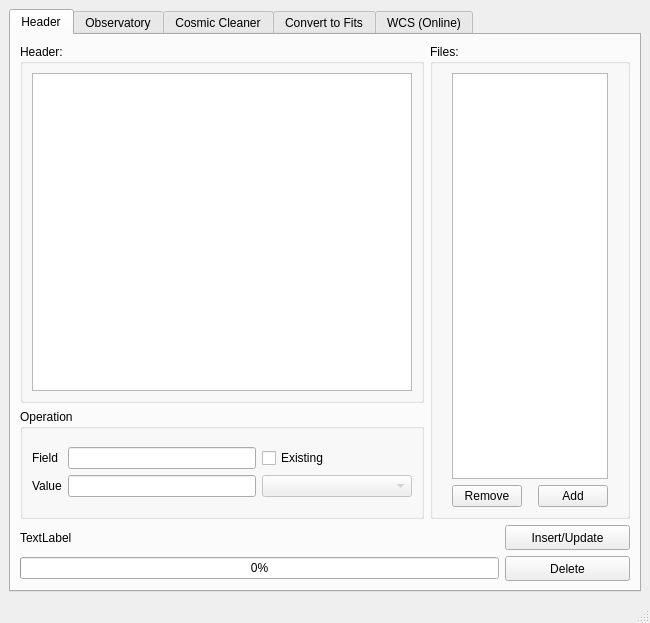
<?xml version="1.0" encoding="UTF-8"?>
<ui version="4.0">
 <class>MainWindowEdit</class>
 <widget class="QMainWindow" name="MainWindowEdit">
  <property name="geometry">
   <rect>
    <x>0</x>
    <y>0</y>
    <width>650</width>
    <height>623</height>
   </rect>
  </property>
  <property name="minimumSize">
   <size>
    <width>650</width>
    <height>600</height>
   </size>
  </property>
  <property name="windowTitle">
   <string>MYRaf3 - Editor</string>
  </property>
  <widget class="QWidget" name="centralwidget">
   <layout class="QGridLayout" name="gridLayout">
    <item row="0" column="0">
     <widget class="QTabWidget" name="tabWidget">
      <property name="currentIndex">
       <number>0</number>
      </property>
      <widget class="QWidget" name="tab">
       <attribute name="title">
        <string>Header</string>
       </attribute>
       <layout class="QGridLayout" name="gridLayout_16">
        <item row="0" column="0">
         <layout class="QGridLayout" name="gridLayout_6">
          <item row="0" column="0">
           <widget class="QGroupBox" name="groupBox_8">
            <property name="title">
             <string>Header:</string>
            </property>
            <property name="flat">
             <bool>true</bool>
            </property>
            <layout class="QGridLayout" name="gridLayout_28">
             <item row="0" column="0">
              <widget class="QListWidget" name="listWidget_11"/>
             </item>
            </layout>
           </widget>
          </item>
          <item row="1" column="0">
           <widget class="QGroupBox" name="groupBox">
            <property name="minimumSize">
             <size>
              <width>0</width>
              <height>110</height>
             </size>
            </property>
            <property name="maximumSize">
             <size>
              <width>16777215</width>
              <height>110</height>
             </size>
            </property>
            <property name="title">
             <string>Operation</string>
            </property>
            <layout class="QGridLayout" name="gridLayout_5">
             <item row="0" column="0">
              <layout class="QGridLayout" name="gridLayout_4">
               <item row="0" column="0">
                <widget class="QLabel" name="label_2">
                 <property name="text">
                  <string>Field</string>
                 </property>
                </widget>
               </item>
               <item row="0" column="1">
                <widget class="QLineEdit" name="lineEdit"/>
               </item>
               <item row="0" column="2">
                <widget class="QCheckBox" name="checkBox">
                 <property name="text">
                  <string>Existing</string>
                 </property>
                </widget>
               </item>
               <item row="1" column="0">
                <widget class="QLabel" name="label_3">
                 <property name="text">
                  <string>Value</string>
                 </property>
                </widget>
               </item>
               <item row="1" column="1">
                <widget class="QLineEdit" name="lineEdit_2"/>
               </item>
               <item row="1" column="2">
                <widget class="QComboBox" name="comboBox">
                 <property name="enabled">
                  <bool>false</bool>
                 </property>
                 <property name="minimumSize">
                  <size>
                   <width>150</width>
                   <height>0</height>
                  </size>
                 </property>
                </widget>
               </item>
              </layout>
             </item>
            </layout>
           </widget>
          </item>
         </layout>
        </item>
        <item row="0" column="1">
         <widget class="QGroupBox" name="groupBox_9">
          <property name="minimumSize">
           <size>
            <width>200</width>
            <height>0</height>
           </size>
          </property>
          <property name="maximumSize">
           <size>
            <width>200</width>
            <height>16777215</height>
           </size>
          </property>
          <property name="title">
           <string>Files:</string>
          </property>
          <property name="flat">
           <bool>true</bool>
          </property>
          <property name="checkable">
           <bool>false</bool>
          </property>
          <layout class="QGridLayout" name="gridLayout_2">
           <item row="0" column="0" colspan="2">
            <widget class="QListWidget" name="listWidget_9">
             <property name="selectionMode">
              <enum>QAbstractItemView::ExtendedSelection</enum>
             </property>
            </widget>
           </item>
           <item row="1" column="0">
            <widget class="QPushButton" name="pushButton_37">
             <property name="minimumSize">
              <size>
               <width>70</width>
               <height>0</height>
              </size>
             </property>
             <property name="maximumSize">
              <size>
               <width>70</width>
               <height>16777215</height>
              </size>
             </property>
             <property name="text">
              <string>Remove</string>
             </property>
             <property name="icon">
              <iconset>
               <normaloff>../../Downloads/.designer/.designer/backup/img/rem.png</normaloff>../../Downloads/.designer/.designer/backup/img/rem.png</iconset>
             </property>
            </widget>
           </item>
           <item row="1" column="1">
            <widget class="QPushButton" name="pushButton_36">
             <property name="minimumSize">
              <size>
               <width>70</width>
               <height>0</height>
              </size>
             </property>
             <property name="maximumSize">
              <size>
               <width>70</width>
               <height>16777215</height>
              </size>
             </property>
             <property name="text">
              <string>Add</string>
             </property>
             <property name="icon">
              <iconset>
               <normaloff>../../Downloads/.designer/.designer/backup/img/add.png</normaloff>../../Downloads/.designer/.designer/backup/img/add.png</iconset>
             </property>
            </widget>
           </item>
          </layout>
         </widget>
        </item>
        <item row="1" column="0" colspan="2">
         <layout class="QGridLayout" name="gridLayout_3">
          <item row="0" column="0">
           <widget class="QLabel" name="label">
            <property name="text">
             <string>TextLabel</string>
            </property>
           </widget>
          </item>
          <item row="0" column="1">
           <widget class="QPushButton" name="pushButton">
            <property name="sizePolicy">
             <sizepolicy hsizetype="Fixed" vsizetype="Fixed">
              <horstretch>0</horstretch>
              <verstretch>0</verstretch>
             </sizepolicy>
            </property>
            <property name="minimumSize">
             <size>
              <width>125</width>
              <height>25</height>
             </size>
            </property>
            <property name="maximumSize">
             <size>
              <width>125</width>
              <height>25</height>
             </size>
            </property>
            <property name="text">
             <string>Insert/Update</string>
            </property>
           </widget>
          </item>
          <item row="1" column="0">
           <widget class="QProgressBar" name="progressBar">
            <property name="value">
             <number>0</number>
            </property>
           </widget>
          </item>
          <item row="1" column="1">
           <widget class="QPushButton" name="pushButton_6">
            <property name="sizePolicy">
             <sizepolicy hsizetype="Fixed" vsizetype="Fixed">
              <horstretch>0</horstretch>
              <verstretch>0</verstretch>
             </sizepolicy>
            </property>
            <property name="minimumSize">
             <size>
              <width>125</width>
              <height>25</height>
             </size>
            </property>
            <property name="maximumSize">
             <size>
              <width>125</width>
              <height>25</height>
             </size>
            </property>
            <property name="text">
             <string>Delete</string>
            </property>
           </widget>
          </item>
         </layout>
        </item>
       </layout>
      </widget>
      <widget class="QWidget" name="tab_3">
       <attribute name="title">
        <string>Observatory</string>
       </attribute>
       <layout class="QGridLayout" name="gridLayout_7">
        <item row="0" column="0">
         <widget class="QGroupBox" name="groupBox_2">
          <property name="title">
           <string>Observatory List</string>
          </property>
          <layout class="QGridLayout" name="gridLayout_9">
           <item row="0" column="0">
            <widget class="QListWidget" name="listWidget"/>
           </item>
          </layout>
         </widget>
        </item>
        <item row="0" column="1" colspan="2">
         <widget class="QGroupBox" name="groupBox_10">
          <property name="minimumSize">
           <size>
            <width>200</width>
            <height>0</height>
           </size>
          </property>
          <property name="maximumSize">
           <size>
            <width>200</width>
            <height>16777215</height>
           </size>
          </property>
          <property name="title">
           <string>Files</string>
          </property>
          <property name="flat">
           <bool>true</bool>
          </property>
          <property name="checkable">
           <bool>false</bool>
          </property>
          <layout class="QGridLayout" name="gridLayout_8">
           <item row="0" column="0">
            <widget class="QLabel" name="label_20">
             <property name="text">
              <string>Observatory</string>
             </property>
            </widget>
           </item>
           <item row="1" column="0">
            <widget class="QLineEdit" name="lineEdit_3"/>
           </item>
           <item row="2" column="0">
            <widget class="QLabel" name="label_21">
             <property name="text">
              <string>Name</string>
             </property>
            </widget>
           </item>
           <item row="3" column="0">
            <widget class="QLineEdit" name="lineEdit_4"/>
           </item>
           <item row="4" column="0">
            <widget class="QLabel" name="label_23">
             <property name="text">
              <string>Longitude</string>
             </property>
            </widget>
           </item>
           <item row="5" column="0">
            <widget class="QLineEdit" name="lineEdit_5"/>
           </item>
           <item row="6" column="0">
            <widget class="QLabel" name="label_22">
             <property name="text">
              <string>Latitude</string>
             </property>
            </widget>
           </item>
           <item row="7" column="0">
            <widget class="QLineEdit" name="lineEdit_6"/>
           </item>
           <item row="8" column="0">
            <widget class="QLabel" name="label_25">
             <property name="text">
              <string>Altitude</string>
             </property>
            </widget>
           </item>
           <item row="9" column="0">
            <widget class="QLineEdit" name="lineEdit_7"/>
           </item>
           <item row="10" column="0">
            <widget class="QLabel" name="label_26">
             <property name="text">
              <string>Time Zone</string>
             </property>
            </widget>
           </item>
           <item row="11" column="0">
            <widget class="QLineEdit" name="lineEdit_8">
             <property name="text">
              <string/>
             </property>
            </widget>
           </item>
           <item row="12" column="0">
            <widget class="QLabel" name="label_24">
             <property name="text">
              <string>Other</string>
             </property>
            </widget>
           </item>
           <item row="13" column="0">
            <widget class="QPlainTextEdit" name="plainTextEdit">
             <property name="plainText">
              <string/>
             </property>
            </widget>
           </item>
          </layout>
         </widget>
        </item>
        <item row="1" column="0">
         <spacer name="horizontalSpacer">
          <property name="orientation">
           <enum>Qt::Horizontal</enum>
          </property>
          <property name="sizeHint" stdset="0">
           <size>
            <width>375</width>
            <height>20</height>
           </size>
          </property>
         </spacer>
        </item>
        <item row="1" column="1">
         <widget class="QPushButton" name="pushButton_3">
          <property name="minimumSize">
           <size>
            <width>110</width>
            <height>0</height>
           </size>
          </property>
          <property name="maximumSize">
           <size>
            <width>110</width>
            <height>16777215</height>
           </size>
          </property>
          <property name="text">
           <string>Delete</string>
          </property>
         </widget>
        </item>
        <item row="1" column="2">
         <widget class="QPushButton" name="pushButton_2">
          <property name="minimumSize">
           <size>
            <width>110</width>
            <height>0</height>
           </size>
          </property>
          <property name="maximumSize">
           <size>
            <width>110</width>
            <height>16777215</height>
           </size>
          </property>
          <property name="text">
           <string>Insert/Update</string>
          </property>
         </widget>
        </item>
       </layout>
       <zorder>groupBox_2</zorder>
       <zorder>groupBox_10</zorder>
       <zorder>pushButton_2</zorder>
       <zorder>pushButton_3</zorder>
      </widget>
      <widget class="QWidget" name="tab_2">
       <attribute name="title">
        <string>Cosmic Cleaner</string>
       </attribute>
       <layout class="QGridLayout" name="gridLayout_12">
        <item row="0" column="0">
         <widget class="QGroupBox" name="groupBox_3">
          <property name="title">
           <string>Display</string>
          </property>
          <layout class="QGridLayout" name="gridLayout_13">
           <item row="0" column="0">
            <widget class="gingaWidget" name="disp_cosmic_clean" native="true">
             <property name="sizePolicy">
              <sizepolicy hsizetype="Expanding" vsizetype="Expanding">
               <horstretch>0</horstretch>
               <verstretch>0</verstretch>
              </sizepolicy>
             </property>
            </widget>
           </item>
          </layout>
         </widget>
        </item>
        <item row="0" column="1">
         <widget class="QGroupBox" name="groupBox_11">
          <property name="minimumSize">
           <size>
            <width>200</width>
            <height>0</height>
           </size>
          </property>
          <property name="maximumSize">
           <size>
            <width>200</width>
            <height>16777215</height>
           </size>
          </property>
          <property name="title">
           <string>Files:</string>
          </property>
          <property name="flat">
           <bool>true</bool>
          </property>
          <property name="checkable">
           <bool>false</bool>
          </property>
          <layout class="QGridLayout" name="gridLayout_10">
           <item row="0" column="0" colspan="2">
            <widget class="QListWidget" name="listWidget_10">
             <property name="selectionMode">
              <enum>QAbstractItemView::ExtendedSelection</enum>
             </property>
            </widget>
           </item>
           <item row="1" column="0">
            <widget class="QPushButton" name="pushButton_38">
             <property name="minimumSize">
              <size>
               <width>70</width>
               <height>0</height>
              </size>
             </property>
             <property name="maximumSize">
              <size>
               <width>70</width>
               <height>16777215</height>
              </size>
             </property>
             <property name="text">
              <string>Remove</string>
             </property>
             <property name="icon">
              <iconset>
               <normaloff>../../Downloads/.designer/.designer/backup/img/rem.png</normaloff>../../Downloads/.designer/.designer/backup/img/rem.png</iconset>
             </property>
            </widget>
           </item>
           <item row="1" column="1">
            <widget class="QPushButton" name="pushButton_39">
             <property name="minimumSize">
              <size>
               <width>70</width>
               <height>0</height>
              </size>
             </property>
             <property name="maximumSize">
              <size>
               <width>70</width>
               <height>16777215</height>
              </size>
             </property>
             <property name="text">
              <string>Add</string>
             </property>
             <property name="icon">
              <iconset>
               <normaloff>../../Downloads/.designer/.designer/backup/img/add.png</normaloff>../../Downloads/.designer/.designer/backup/img/add.png</iconset>
             </property>
            </widget>
           </item>
          </layout>
         </widget>
        </item>
        <item row="1" column="0" colspan="2">
         <layout class="QGridLayout" name="gridLayout_11">
          <item row="0" column="0">
           <widget class="QLabel" name="label_4">
            <property name="text">
             <string>TextLabel</string>
            </property>
           </widget>
          </item>
          <item row="0" column="1" rowspan="2">
           <widget class="QPushButton" name="pushButton_4">
            <property name="sizePolicy">
             <sizepolicy hsizetype="Fixed" vsizetype="Fixed">
              <horstretch>0</horstretch>
              <verstretch>0</verstretch>
             </sizepolicy>
            </property>
            <property name="minimumSize">
             <size>
              <width>50</width>
              <height>50</height>
             </size>
            </property>
            <property name="maximumSize">
             <size>
              <width>50</width>
              <height>50</height>
             </size>
            </property>
            <property name="text">
             <string>:go</string>
            </property>
           </widget>
          </item>
          <item row="1" column="0">
           <widget class="QProgressBar" name="progressBar_2">
            <property name="value">
             <number>0</number>
            </property>
           </widget>
          </item>
         </layout>
        </item>
       </layout>
      </widget>
      <widget class="QWidget" name="tab_5">
       <attribute name="title">
        <string>Convert to Fits</string>
       </attribute>
       <layout class="QGridLayout" name="gridLayout_14">
        <item row="0" column="0" colspan="4">
         <widget class="QListWidget" name="listWidget_5">
          <property name="selectionMode">
           <enum>QAbstractItemView::ExtendedSelection</enum>
          </property>
         </widget>
        </item>
        <item row="1" column="0">
         <spacer name="horizontalSpacer_2">
          <property name="orientation">
           <enum>Qt::Horizontal</enum>
          </property>
          <property name="sizeHint" stdset="0">
           <size>
            <width>397</width>
            <height>20</height>
           </size>
          </property>
         </spacer>
        </item>
        <item row="1" column="1">
         <widget class="QPushButton" name="pushButton_10">
          <property name="minimumSize">
           <size>
            <width>99</width>
            <height>27</height>
           </size>
          </property>
          <property name="maximumSize">
           <size>
            <width>99</width>
            <height>27</height>
           </size>
          </property>
          <property name="text">
           <string>Remove</string>
          </property>
         </widget>
        </item>
        <item row="1" column="2" colspan="2">
         <widget class="QPushButton" name="pushButton_11">
          <property name="minimumSize">
           <size>
            <width>99</width>
            <height>27</height>
           </size>
          </property>
          <property name="maximumSize">
           <size>
            <width>99</width>
            <height>27</height>
           </size>
          </property>
          <property name="text">
           <string>Add</string>
          </property>
         </widget>
        </item>
        <item row="2" column="0" colspan="3">
         <widget class="QLabel" name="label_5">
          <property name="text">
           <string/>
          </property>
         </widget>
        </item>
        <item row="2" column="3" rowspan="2">
         <widget class="QPushButton" name="pushButton_5">
          <property name="sizePolicy">
           <sizepolicy hsizetype="Fixed" vsizetype="Fixed">
            <horstretch>0</horstretch>
            <verstretch>0</verstretch>
           </sizepolicy>
          </property>
          <property name="minimumSize">
           <size>
            <width>50</width>
            <height>50</height>
           </size>
          </property>
          <property name="maximumSize">
           <size>
            <width>50</width>
            <height>50</height>
           </size>
          </property>
          <property name="text">
           <string>:go</string>
          </property>
         </widget>
        </item>
        <item row="3" column="0" colspan="3">
         <widget class="QProgressBar" name="progressBar_3">
          <property name="value">
           <number>0</number>
          </property>
         </widget>
        </item>
       </layout>
      </widget>
      <widget class="QWidget" name="tab_4">
       <attribute name="title">
        <string>WCS (Online)</string>
       </attribute>
       <layout class="QGridLayout" name="gridLayout_15">
        <item row="0" column="0">
         <widget class="QLabel" name="label_6">
          <property name="text">
           <string>Wait for it</string>
          </property>
          <property name="alignment">
           <set>Qt::AlignCenter</set>
          </property>
         </widget>
        </item>
       </layout>
      </widget>
     </widget>
    </item>
   </layout>
  </widget>
  <widget class="QMenuBar" name="menubar">
   <property name="geometry">
    <rect>
     <x>0</x>
     <y>0</y>
     <width>650</width>
     <height>25</height>
    </rect>
   </property>
  </widget>
  <widget class="QStatusBar" name="statusbar"/>
 </widget>
 <customwidgets>
  <customwidget>
   <class>gingaWidget</class>
   <extends>QWidget</extends>
   <header>gingawidgetFile</header>
   <container>1</container>
  </customwidget>
 </customwidgets>
 <resources/>
 <connections/>
</ui>
